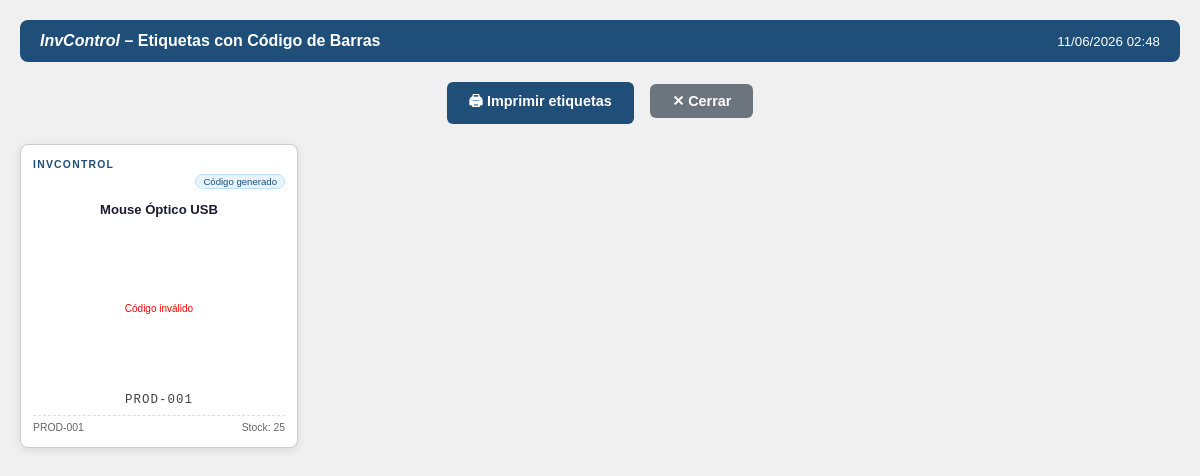
Page /?page=scanner&action=imprimir&id=1 (signed in) on the committed database.
### tables this page shows
CREATE TABLE IF NOT EXISTS productos (
    id            INT AUTO_INCREMENT PRIMARY KEY,
    codigo        VARCHAR(50)  NOT NULL UNIQUE,
    nombre        VARCHAR(150) NOT NULL,
    descripcion   TEXT,
    categoria_id  INT,
    proveedor_id  INT,
    stock_actual  INT          NOT NULL DEFAULT 0,
    stock_minimo  INT          NOT NULL DEFAULT 5,
    activo        TINYINT(1)   NOT NULL DEFAULT 1,
    created_at    DATETIME     NOT NULL DEFAULT CURRENT_TIMESTAMP,
    FOREIGN KEY (categoria_id)  REFERENCES categorias(id)  ON DELETE SET NULL,
    FOREIGN KEY (proveedor_id)  REFERENCES proveedores(id) ON DELETE SET NULL
);

### app/controllers/ScannerController.php (called while the page is built, shortened)
<?php
class ScannerController {
    public function handle(string $action, string $rol): void {
        match ($action) {
            'entrada'      => $this->scannerView('entrada'),
            'salida'       => $this->scannerView('salida'),
            'buscar'       => $this->buscarProducto(),
            'registrar'    => $this->registrarMovimiento(),
            'etiquetas'    => $this->etiquetas($rol),
            'imprimir'     => $this->imprimirEtiqueta(),
            default        => $this->scannerView('entrada'),
        };
    }
    private function imprimirEtiqueta(): void {
        $pdo = Database::getConnection();
        if (!empty($_GET['ids'])) {
            $ids = array_filter(array_map('intval', explode(',', $_GET['ids'])));
            if (empty($ids)) {
                header('Location: ' . APP_URL . '/?page=scanner&action=etiquetas');
                exit;
            }
            $marks     = implode(',', array_fill(0, count($ids), '?'));
            $stmt      = $pdo->prepare("SELECT * FROM productos WHERE id IN ($marks) AND activo = 1 ORDER BY nombre");
            $stmt->execute($ids);
            $productos = $stmt->fetchAll();
        } else {
            $id    = (int)($_GET['id'] ?? 0);
            $stmt  = $pdo->prepare("SELECT * FROM productos WHERE id = ? AND activo = 1");
            $stmt->execute([$id]);
            $productos = $stmt->fetchAll();
        }
        require_once __DIR__ . '/../views/etiquetas/imprimir.php';
    }
}

### index.php (called while the page is built, shortened)
<?php
require_once __DIR__ . '/app/controllers/ScannerController.php';
$page   = $_GET['page']   ?? 'dashboard';
$action = $_GET['action'] ?? 'index';
$rol = $_SESSION['rol'] ?? 'operador';
match ($page) {
    'dashboard'   => (new AuthController())->dashboard(),
    'productos'   => (new ProductoController())->handle($action, $rol),
    'movimientos' => (new MovimientoController())->handle($action, $rol),
    'categorias'  => (new CategoriaController())->handle($action, $rol),
    'proveedores' => (new ProveedorController())->handle($action, $rol),
    'reportes'    => (new ReporteController())->handle($action, $rol),
    'scanner'     => (new ScannerController())->handle($action, $rol),
    'usuarios'    => (new UsuarioController())->handle($action, $rol),
    'despachos'   => (new DespachoController())->handle($action, $rol),
    default       => (new AuthController())->dashboard(),
};

### app/views/etiquetas/imprimir.php (the view, shortened to what this page needs)
<!DOCTYPE html>
<html lang="es">
<head>
</head>
<body>
<div class="page-header">
    <h4><i>InvControl</i> – Etiquetas con Código de Barras</h4>
    <small><?= date('d/m/Y H:i') ?></small>
</div>
<div class="acciones">
    <button class="btn-accion btn-imprimir" onclick="window.print()">
        🖨 Imprimir etiquetas
    </button>
    <button class="btn-accion btn-cerrar" onclick="window.close()">
        ✕ Cerrar
    </button>
</div>
<div class="etiquetas-grid" id="contenedorEtiquetas">
<?php
foreach ($productos as $p):
    $codigoBarras  = !empty($p['codigo_barras']) ? $p['codigo_barras'] : $p['codigo'];
    $tieneBarras   = !empty($p['codigo_barras']);
    $svgId         = 'barcode_' . $p['id'];
?>
    <div class="etiqueta etiqueta-print">
        <div class="marca">InvControl</div>
        <?php if (!$tieneBarras): ?>
            <span class="badge-generado">Código generado</span>
        <?php endif; ?>
        <div class="nombre-prod"><?= htmlspecialchars($p['nombre']) ?></div>
        <svg id="<?= $svgId ?>" class="barcode-svg"
             data-codigo="<?= htmlspecialchars($codigoBarras) ?>">
        </svg>
        <span class="codigo-texto"><?= htmlspecialchars($codigoBarras) ?></span>
        <div class="info-extra">
            <span><?= htmlspecialchars($p['codigo']) ?></span>
            <span>Stock: <?= $p['stock_actual'] ?></span>
        </div>
    </div>
<?php endforeach; ?>
</div>
</body>
</html>

### app/views/etiquetas/imprimir.php (style rules this page uses)
* { margin: 0; padding: 0; box-sizing: border-box; }
body { font-family: Arial, sans-serif; background: #f0f0f0; padding: 20px; }
.page-header { background: #1F4E79; color: #fff; padding: 12px 20px; border-radius: 8px; margin-bottom: 20px; display: flex; justify-content: space-between; align-items: center; }
.page-header h4 { margin: 0; }
.etiquetas-grid { display: grid; grid-template-columns: repeat(auto-fill, minmax(220px, 1fr)); gap: 16px; }
.etiqueta { background: #fff; border: 1px solid #ccc; border-radius: 8px; padding: 14px 12px; display: flex; flex-direction: column; align-items: center; box-shadow: 0 2px 8px rgba(0,0,0,.1); page-break-inside: avoid; }
.etiqueta .marca { font-size: .65rem; font-weight: 700; color: #1F4E79; letter-spacing: .12em; text-transform: uppercase; margin-bottom: 4px; align-self: flex-start; }
.etiqueta .nombre-prod { font-size: .82rem; font-weight: 700; color: #1a1a2e; text-align: center; margin-bottom: 10px; line-height: 1.3; min-height: 34px; display: flex; align-items: center; }
.etiqueta svg { max-width: 100%; height: auto; }
.etiqueta .codigo-texto { font-family: monospace; font-size: .78rem; color: #444; margin-top: 6px; letter-spacing: .08em; }
.etiqueta .info-extra { display: flex; justify-content: space-between; width: 100%; margin-top: 8px; padding-top: 6px; border-top: 1px dashed #ddd; font-size: .65rem; color: #666; }
.badge-generado { font-size: .6rem; background: #e8f4fd; color: #1F4E79; border: 1px solid #bee3f8; border-radius: 20px; padding: 1px 7px; margin-bottom: 4px; align-self: flex-end; }
.acciones { text-align: center; margin-bottom: 20px; }
.btn-accion { display: inline-block; padding: 9px 22px; border-radius: 6px; cursor: pointer; font-weight: 600; font-size: .9rem; border: none; margin: 0 6px; text-decoration: none; }
.btn-imprimir { background: #1F4E79; color: #fff; }
.btn-cerrar { background: #6c757d; color: #fff; }

### rows in the picture
productos: nombre "Mouse Óptico USB", codigo "PROD-001", stock_actual "25"
